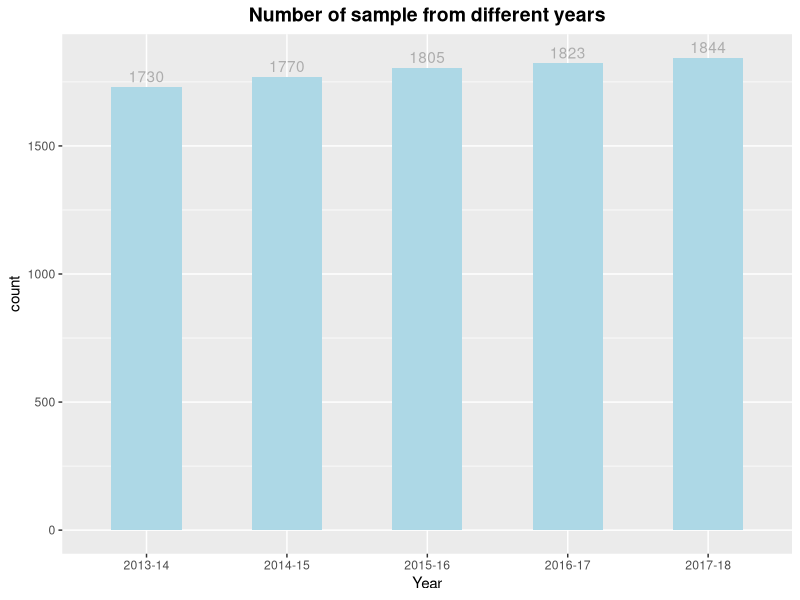

Source code (R):
## ---- chunk 1
library(knitr)
library(ggplot2)
## ---- chunk 2
school = read.csv("School.csv")
kable(colnames(school))
## ---- chunk 3
p <- ggplot(data= school, aes(x = Year)) +
  geom_bar(fill = "lightblue",width =0.5) +
  ggtitle("Number of sample from different years")+
  geom_text(stat='count',aes(label=..count..), position = position_dodge(width = 0.9), 
            vjust = -0.4, color = "grey68") +
  theme(plot.title = element_text(hjust = 0.5, face  = "bold", size = 14))
p
